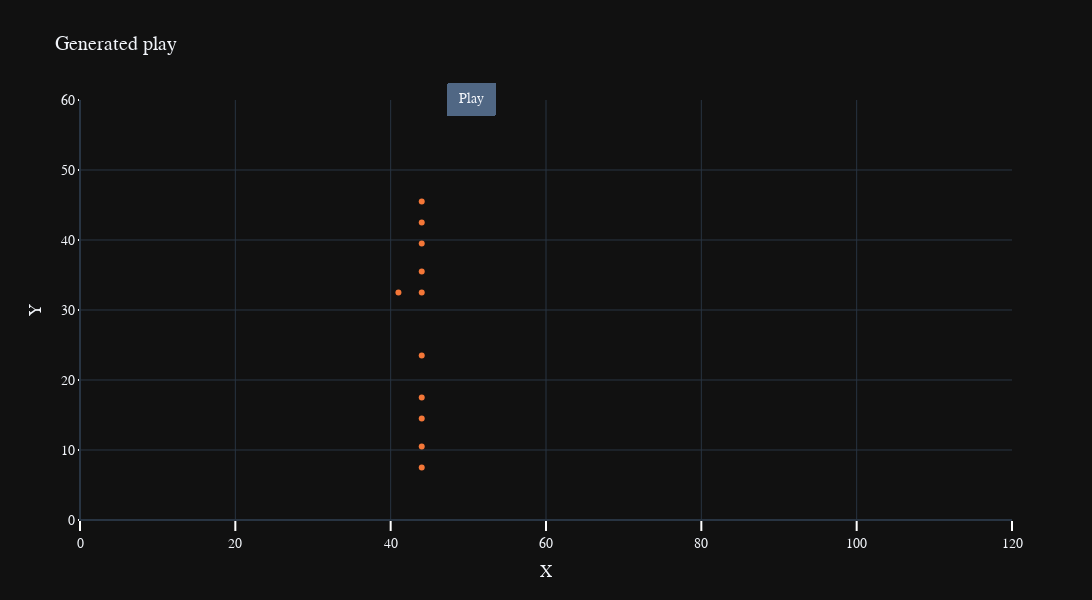

The cell this chart's notebook holds for it:
### Code cell
get_plot(plot, 26, "Generated")

### Figure 1 — Plotly figure (JSON) as saved in the notebook; plotly's stock layout.template omitted (floating-point values rounded to 4 significant figures)
{"data": [{"line": {"color": "#f47738", "dash": "solid"}, "name": "K", "text": "K", "type": "scatter", "visible": true, "x": [41], "y": [32.5]}, {"line": {"color": "#f47738", "dash": "solid"}, "name": "FS", "text": "FS", "type": "scatter", "visible": true, "x": [44], "y": [35.5]}, {"line": {"color": "#f47738", "dash": "solid"}, "name": "CB", "text": "CB", "type": "scatter", "visible": true, "x": [44], "y": [45.5]}, {"line": {"color": "#f47738", "dash": "solid"}, "name": "SS", "text": "SS", "type": "scatter", "visible": true, "x": [44], "y": [39.5]}, {"line": {"color": "#f47738", "dash": "solid"}, "name": "WR", "text": "WR", "type": "scatter", "visible": true, "x": [44], "y": [10.5]}, {"line": {"color": "#f47738", "dash": "solid"}, "name": "WR", "text": "WR", "type": "scatter", "visible": true, "x": [44], "y": [7.5]}, {"line": {"color": "#f47738", "dash": "solid"}, "name": "RB", "text": "RB", "type": "scatter", "visible": true, "x": [44], "y": [42.5]}, {"line": {"color": "#f47738", "dash": "solid"}, "name": "ILB", "text": "ILB", "type": "scatter", "visible": true, "x": [44], "y": [14.5]}, {"line": {"color": "#f47738", "dash": "solid"}, "name": "LB", "text": "LB", "type": "scatter", "visible": true, "x": [44], "y": [32.5]}, {"line": {"color": "#f47738", "dash": "solid"}, "name": "DB", "text": "DB", "type": "scatter", "visible": true, "x": [44], "y": [23.5]}, {"line": {"color": "#f47738", "dash": "solid"}, "name": "ILB", "text": "ILB", "type": "scatter", "visible": true, "x": [44], "y": [17.5]}], "layout": {"font": {"family": "Arial", "size": 14}, "height": 600, "hovermode": "x", "legend": {"orientation": "h", "title": {"text": "Legend Title"}, "x": 0, "y": 1.1}, "showlegend": false, "title": {"text": "Generated play"}, "updatemenus": [{"buttons": [{"args": [null, {"frame": {"duration": 26}}], "label": "Play", "method": "animate"}], "direction": "right", "pad": {"r": 50, "t": 50}, "showactive": false, "type": "buttons", "x": 0.5, "y": 1.16, "yanchor": "top"}], "width": 1200, "xaxis": {"autorange": false, "range": [0, 120], "tickcolor": "white", "ticklen": 10, "ticks": "outside", "tickwidth": 2, "title": {"text": "X"}}, "yaxis": {"autorange": false, "range": [0, 60], "tickcolor": "white", "tickformat": ",", "ticklen": 1, "ticks": "outside", "tickwidth": 2, "title": {"text": "Y"}}}}
